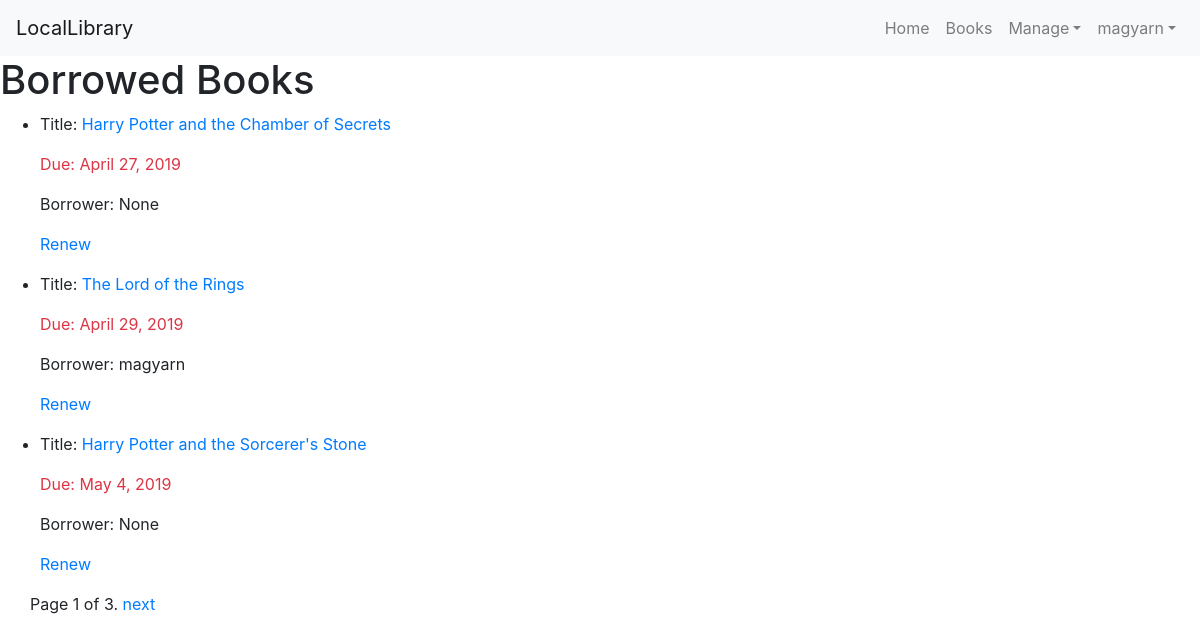
Page /catalog/borrowed/ (signed in) on the committed database.
### catalog/models.py (models this page shows, shortened)
class BookInstance(models.Model):
    id = models.UUIDField(primary_key=True, default=uuid.uuid4, help_text='Unique ID for this particular book across whole library')
    book = models.ForeignKey('Book', on_delete=models.SET_NULL, null=True)
    imprint = models.CharField(max_length=200)
    due_back = models.DateField(null=True, blank=True)
    LOAN_STATUS = (
        ('m', 'Maintenance'),
        ('o', 'On loan'),
        ('a', 'Available'),
        ('r', 'Reserved'),
    )
    status = models.CharField(
        max_length=1,
        choices=LOAN_STATUS,
        blank=True,
        default='m',
        help_text='Book availability',
    )
    borrower = models.ForeignKey(User, on_delete=models.SET_NULL, null=True, blank=True)
    class Meta:
        ordering = ['due_back']
        permissions = (
          ("can_mark_returned", "Set book as returned"),
          ("can_renew", "Renew book due date"),
        )
    @property
    def is_overdue(self):
        if self.due_back and date.today() > self.due_back:
            return True
        return False

class Book(models.Model):
    title = models.CharField(max_length=200)
    author = models.ForeignKey('Author', on_delete=models.SET_NULL, null=True)
    summary = models.TextField(max_length=1000, help_text='Enter a brief description of the book')
    isbn = models.CharField('ISBN', max_length=13, help_text='13 Character <a href="https://www.isbn-international.org/content/what-isbn">ISBN number</a>')
    genre = models.ManyToManyField(Genre, help_text='Select a genre for this book')
    language = models.ForeignKey('Language', on_delete=models.SET_NULL, null=True)
    created_at = models.DateTimeField(auto_now_add=True)
    class Meta:
      permissions = (
        ('is_librarian', 'Has super powers'),
      )
    def display_genre(self):
        """Create a string for the Genre. This is required to display genre in Admin."""
        return ', '.join(genre.name for genre in self.genre.all()[:3])
    display_genre.short_description = 'Genre'

### catalog/views.py (the view)
# urls.py: path('borrowed/', views.AllLoanedBooksListView.as_view(), name='all-borrowed'),
class AllLoanedBooksListView(PermissionRequiredMixin, generic.ListView):
  permission_required = 'catalog.can_mark_returned'
  model = BookInstance
  template_name = 'catalog/bookinstance_list_borrowed_all.html'
  paginate_by = 3
  def get_queryset(self):
    return BookInstance.objects.filter(status__exact='o').order_by('due_back')

### catalog/templates/catalog/bookinstance_list_borrowed_all.html
{% extends 'base.html' %}
{% block content %}
<h1>Borrowed Books</h1>
{% if bookinstance_list %}
<ul>
  {% for bookinst in bookinstance_list %}
  <li>
    <p>Title: <a href="{% url 'catalog:book-detail' pk=bookinst.book.pk %}">{{bookinst.book.title}}</a></p>
    <p class="{% if bookinst.is_overdue %}text-danger{% endif %}">Due: {{ bookinst.due_back }}</p>
    <p>Borrower: {{ bookinst.borrower }}</p>
    {% if perms.catalog.can_renew %}<p><a href="{% url 'catalog:renew-book-librarian' pk=bookinst.id %}">Renew</a></p>{% endif %}
  </li>
  {% endfor %}
</ul>
{% else %}
<p>There are no books borrowed.</p>
{% endif %}
{% endblock %}

### catalog/templates/base.html (shortened to what this page needs)
{% load pipeline %}
<!DOCTYPE html>
<html lang="en">
<head>
  <link rel="stylesheet" href="https://stackpath.bootstrapcdn.com/bootstrap/4.1.3/css/bootstrap.min.css"
>
</head>
<body>
  <nav class="container-fluid navbar navbar-expand-md navbar-light bg-light">
    <a class="navbar-brand" href="{% url 'catalog:index' %}">LocalLibrary</a>
    <div class="collapse navbar-collapse" id="navbarSupportedContent">
      <ul class="navbar-nav ml-auto">
        <li class="nav-item"><a class="nav-link" href="{% url 'catalog:index' %}">Home</a></li>
        <li class="nav-item"><a class="nav-link" href="{% url 'catalog:book-list' %}">Books</a></li>
        {% if perms.catalog.is_librarian %}
        <li class="nav-item dropdown">
          <a class="nav-link dropdown-toggle" data-toggle="dropdown" href="#" role="#" aria-haspopup="true"
            aria-expanded="false">Manage</a>
        </li>
        {% endif %}
        {% if user.is_authenticated %}
        <li class="nav-item dropdown">
          <a class="nav-link dropdown-toggle" data-toggle="dropdown" href="#" role="#" aria-haspopup="true" aria-expanded="false">{{ user.username }}</a>
        </li>
        {% else %}
        <li class="nav-item"><a class="nav-link" href="{% url 'login'%}?next={{request.path}}">Login</a></li>
        {% endif %}
      </ul>
    </div>
  </nav>
  <div>
    {% block content %}{% endblock %}
    {% block pagination %}
      {% if is_paginated %}
        <div class="container pagination">
          <span class="page-links">
            <span class="page-current">
              Page {{ page_obj.number }} of {{ page_obj.paginator.num_pages }}.
            </span>
            {% if page_obj.has_next %}
            <a href="{{ request.path }}?page={{ page_obj.next_page_number }}">next</a>
            {% endif %}
          </span>
        </div>
      {% endif %}
    {% endblock %}
  </div>
</body>
</html>

### rows in the picture
BookInstance: book "Harry Potter and the Chamber of Secrets", due_back "April 27, 2019", borrower "None"
BookInstance: book "The Lord of the Rings", due_back "April 29, 2019", borrower "magyarn"
BookInstance: book "Harry Potter and the Sorcerer's Stone", due_back "May 4, 2019", borrower "None"

### other values in the picture
{{ user.username }} "magyarn"
{{ page_obj.number }} "1"
{{ page_obj.paginator.num_pages }} "3"
